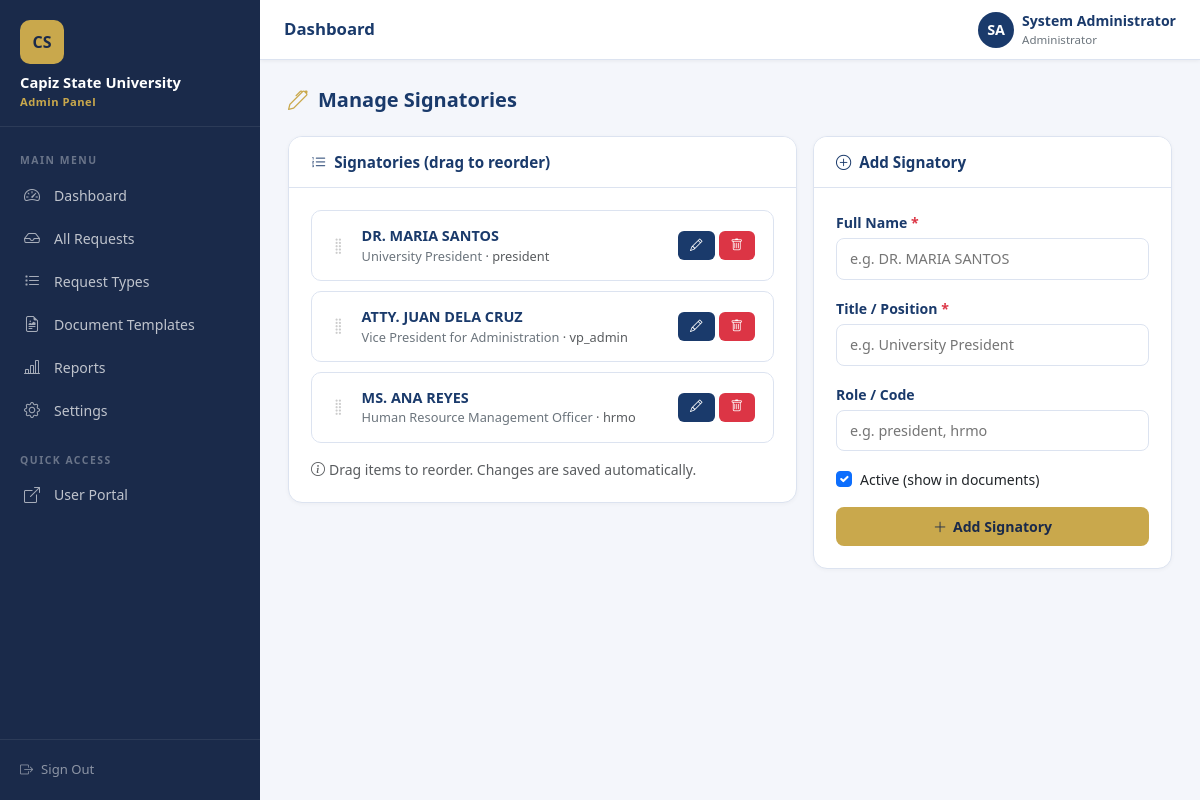
The page /admin/signatories.php (signed in) on the database its author committed.
### tables this page shows
CREATE TABLE IF NOT EXISTS settings (
  id INT PRIMARY KEY AUTO_INCREMENT,
  setting_key VARCHAR(100) UNIQUE NOT NULL,
  setting_value TEXT,
  updated_at TIMESTAMP DEFAULT CURRENT_TIMESTAMP ON UPDATE CURRENT_TIMESTAMP
);

CREATE TABLE IF NOT EXISTS signatories (
  id INT PRIMARY KEY AUTO_INCREMENT,
  name VARCHAR(150) NOT NULL,
  title VARCHAR(200) NOT NULL,
  role VARCHAR(100),
  is_active TINYINT(1) DEFAULT 1,
  sort_order INT DEFAULT 0
);

### includes/functions.php (called while the page is built, shortened)
<?php
function get_setting($key) {
    $db = get_db();
    $stmt = $db->prepare('SELECT setting_value FROM settings WHERE setting_key = ?');
    $stmt->execute([$key]);
    $row = $stmt->fetch();
    return $row ? $row['setting_value'] : null;
}

### admin/signatories.php (the view, shortened to what this page needs)
<?php
require_once __DIR__ . '/../includes/functions.php';
$db = get_db();
$signatories = $db->query('SELECT * FROM signatories ORDER BY sort_order ASC, id ASC')->fetchAll();
$edit_sig = null;
?>
<!DOCTYPE html>
<html lang="en">
<head>
    <link rel="stylesheet" href="https://cdn.jsdelivr.net/npm/bootstrap@5.3.2/dist/css/bootstrap.min.css">
    <link rel="stylesheet" href="https://cdn.jsdelivr.net/npm/bootstrap-icons@1.11.3/font/bootstrap-icons.min.css">
    <link rel="stylesheet" href="../assets/css/admin.css">
</head>
<body>
<?php include __DIR__ . '/includes/sidebar.php'; ?>
<div class="admin-main">
<?php include __DIR__ . '/includes/header.php'; ?>
<div class="admin-content">
    <div class="page-header-bar">
        <h4><i class="bi bi-pen"></i> Manage Signatories</h4>
    </div>
    <div class="row g-3">
        <div class="col-lg-7">
            <div class="admin-card">
                <div class="card-header">
                    <h5><i class="bi bi-list-ol"></i> Signatories (drag to reorder)</h5>
                </div>
                <div class="card-body">
                    <?php if (empty($signatories)): ?>
                    <div class="text-center text-muted py-4">No signatories yet.</div>
                    <?php else: ?>
                    <div id="signatoryList">
                        <?php foreach ($signatories as $sig): ?>
                        <div class="signatory-item" data-id="<?= $sig['id'] ?>">
                            <i class="bi bi-grip-vertical drag-handle"></i>
                            <div class="sig-info">
                                <div class="sig-name">
                                    <?= htmlspecialchars($sig['name']) ?>
                                </div>
                                <div class="sig-title"><?= htmlspecialchars($sig['title']) ?>
                                    <?php if ($sig['role']): ?>
                                    <span class="text-muted"> · <?= htmlspecialchars($sig['role']) ?></span>
                                    <?php endif; ?>
                                </div>
                            </div>
                            <div class="d-flex gap-1">
                                <a href="?edit=<?= $sig['id'] ?>" class="btn-admin-primary btn-admin-sm">
                                    <i class="bi bi-pencil"></i>
                                </a>
                                <form method="POST" onsubmit="return confirm('Delete this signatory?');" style="display:inline;">
                                    <button type="submit" class="btn-admin-primary btn-admin-sm" style="background:#dc3545;">
                                        <i class="bi bi-trash"></i>
                                    </button>
                                </form>
                            </div>
                        </div>
                        <?php endforeach; ?>
                    </div>
                    <p class="text-muted small mt-3 mb-0"><i class="bi bi-info-circle me-1"></i>Drag items to reorder. Changes are saved automatically.</p>
                    <?php endif; ?>
                </div>
            </div>
        </div>
        <div class="col-lg-5">
            <div class="admin-card" style="position:sticky;top:80px;">
                <div class="card-header">
                    <h5><i class="bi bi-<?= $edit_sig ? 'pencil-square' : 'plus-circle' ?>"></i>
                        <?= $edit_sig ? 'Edit Signatory' : 'Add Signatory' ?>
                    </h5>
                </div>
                <div class="card-body">
                    <form method="POST">
                        <div class="mb-3">
                            <label class="admin-form-label">Full Name <span class="text-danger">*</span></label>
                            <input type="text" class="admin-form-control" name="sig_name"
                                   value="<?= htmlspecialchars($edit_sig['name'] ?? '') ?>"
                                   placeholder="e.g. DR. MARIA SANTOS" required maxlength="150">
                        </div>
                        <div class="mb-3">
                            <label class="admin-form-label">Title / Position <span class="text-danger">*</span></label>
                            <input type="text" class="admin-form-control" name="sig_title"
                                   value="<?= htmlspecialchars($edit_sig['title'] ?? '') ?>"
                                   placeholder="e.g. University President" required maxlength="200">
                        </div>
                        <div class="mb-3">
                            <label class="admin-form-label">Role / Code</label>
                            <input type="text" class="admin-form-control" name="sig_role"
                                   value="<?= htmlspecialchars($edit_sig['role'] ?? '') ?>"
                                   placeholder="e.g. president, hrmo" maxlength="100">
                        </div>
                        <div class="mb-3">
                            <div class="form-check">
                                <input class="form-check-input" type="checkbox" name="is_active" id="isActive" value="1"
                                       <?= (!$edit_sig || $edit_sig['is_active']) ? 'checked' : '' ?>>
                                <label class="form-check-label small" for="isActive">Active (show in documents)</label>
                            </div>
                        </div>
                        <button type="submit" class="btn-admin-gold w-100 justify-content-center">
                            <i class="bi bi-<?= $edit_sig ? 'save' : 'plus-lg' ?>"></i>
                            <?= $edit_sig ? 'Update Signatory' : 'Add Signatory' ?>
                        </button>
                    </form>
                </div>
            </div>
        </div>
    </div>
</div>
</div>
</body>
</html>

### admin/includes/sidebar.php (shortened to what this page needs)
<?php
$current_page = basename($_SERVER['PHP_SELF'], '.php');
$uni_name = get_setting('university_name') ?: 'Capiz State University';
$uni_logo = get_setting('university_logo');
$nav_links = [
    ['href' => 'dashboard',      'icon' => 'bi-speedometer2',         'label' => 'Dashboard'],
    ['href' => 'requests',        'icon' => 'bi-inbox',                 'label' => 'All Requests'],
    ['href' => 'request_types',   'icon' => 'bi-list-task',             'label' => 'Request Types'],
    ['href' => 'templates',       'icon' => 'bi-file-earmark-richtext', 'label' => 'Document Templates'],
    ['href' => 'reports',         'icon' => 'bi-bar-chart-line',        'label' => 'Reports'],
    ['href' => 'settings',        'icon' => 'bi-gear',                  'label' => 'Settings'],
];
?>
<aside class="admin-sidebar" id="adminSidebar">
    <div class="sidebar-brand">
        <div class="brand-logo">
            <?php if (!empty($uni_logo)): ?>
            <img src="../<?= htmlspecialchars($uni_logo) ?>" alt="<?= htmlspecialchars($uni_name) ?> Logo" class="brand-logo-img brand-logo-img--square">
            <?php else: ?>CS<?php endif; ?>
        </div>
        <h6><?= htmlspecialchars($uni_name) ?></h6>
        <small>Admin Panel</small>
    </div>
    <nav class="sidebar-nav">
        <div class="nav-section-label">Main Menu</div>
        <ul class="list-unstyled mb-0">
            <?php foreach ($nav_links as $link): ?>
            <li class="nav-item">
                <a href="<?= $link['href'] ?>"
                   class="nav-link <?= ($current_page === $link['href']) ? 'active' : '' ?>">
                    <i class="bi <?= $link['icon'] ?>"></i>
                    <span><?= $link['label'] ?></span>
                </a>
            </li>
            <?php endforeach; ?>
        </ul>
        <div class="nav-section-label mt-2">Quick Access</div>
        <ul class="list-unstyled mb-0">
            <li class="nav-item">
                <a href="../index" target="_blank" class="nav-link">
                    <i class="bi bi-box-arrow-up-right"></i>
                    <span>User Portal</span>
                </a>
            </li>
        </ul>
    </nav>
    <div class="sidebar-footer">
        <a href="logout">
            <i class="bi bi-box-arrow-right"></i>
            <span>Sign Out</span>
        </a>
    </div>
</aside>

### rows shown on the page
settings: setting_value "Capiz State University"
signatories: name "DR. MARIA SANTOS", title "University President", role "president"
signatories: name "ATTY. JUAN DELA CRUZ", title "Vice President for Administration", role "vp_admin"
signatories: name "MS. ANA REYES", title "Human Resource Management Officer", role "hrmo"

### other values the page prints
$link['label'] "Dashboard"
$link['label'] "All Requests"
$link['label'] "Request Types"
$link['label'] "Document Templates"
$link['label'] "Reports"
$link['label'] "Settings"
$initials "SA"
$current_admin_name "System Administrator"
